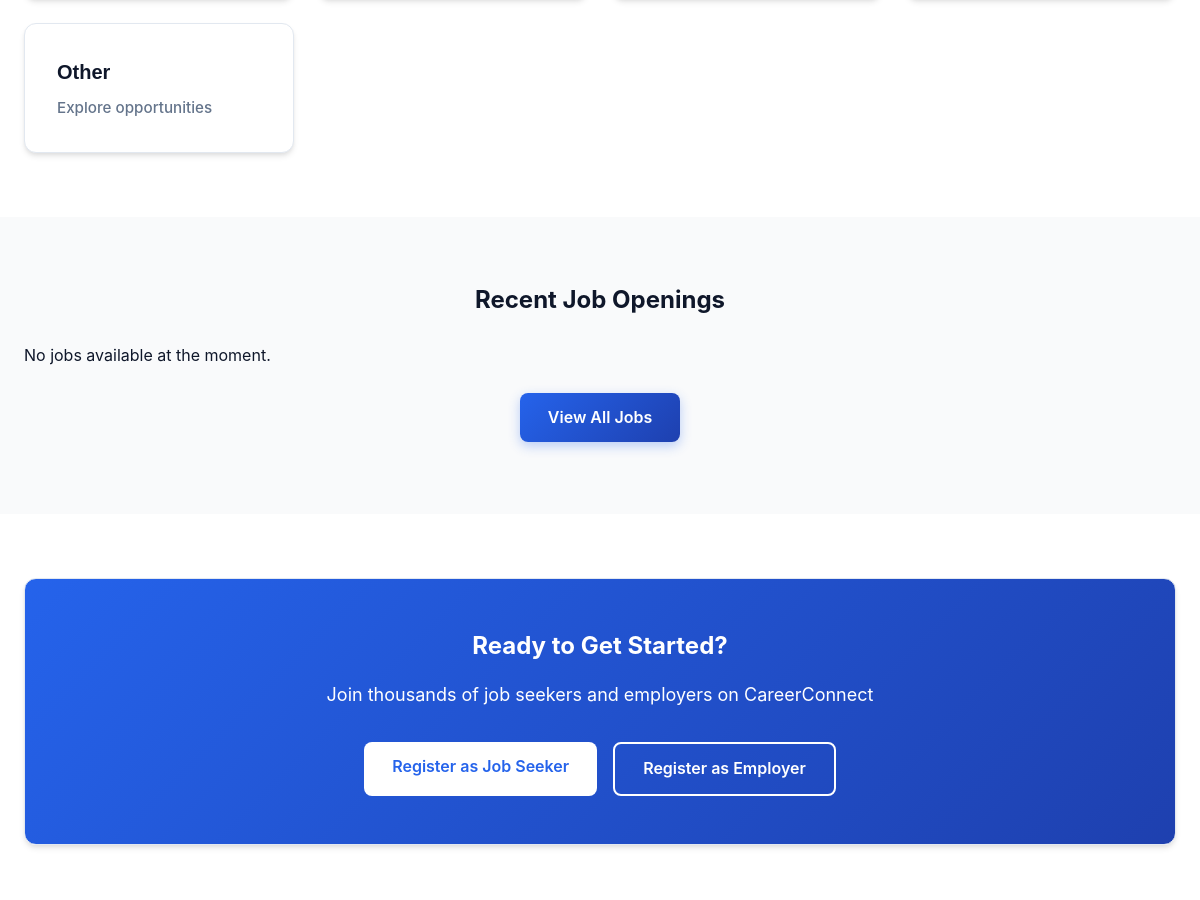
Before: / (middle part) with the older database file.
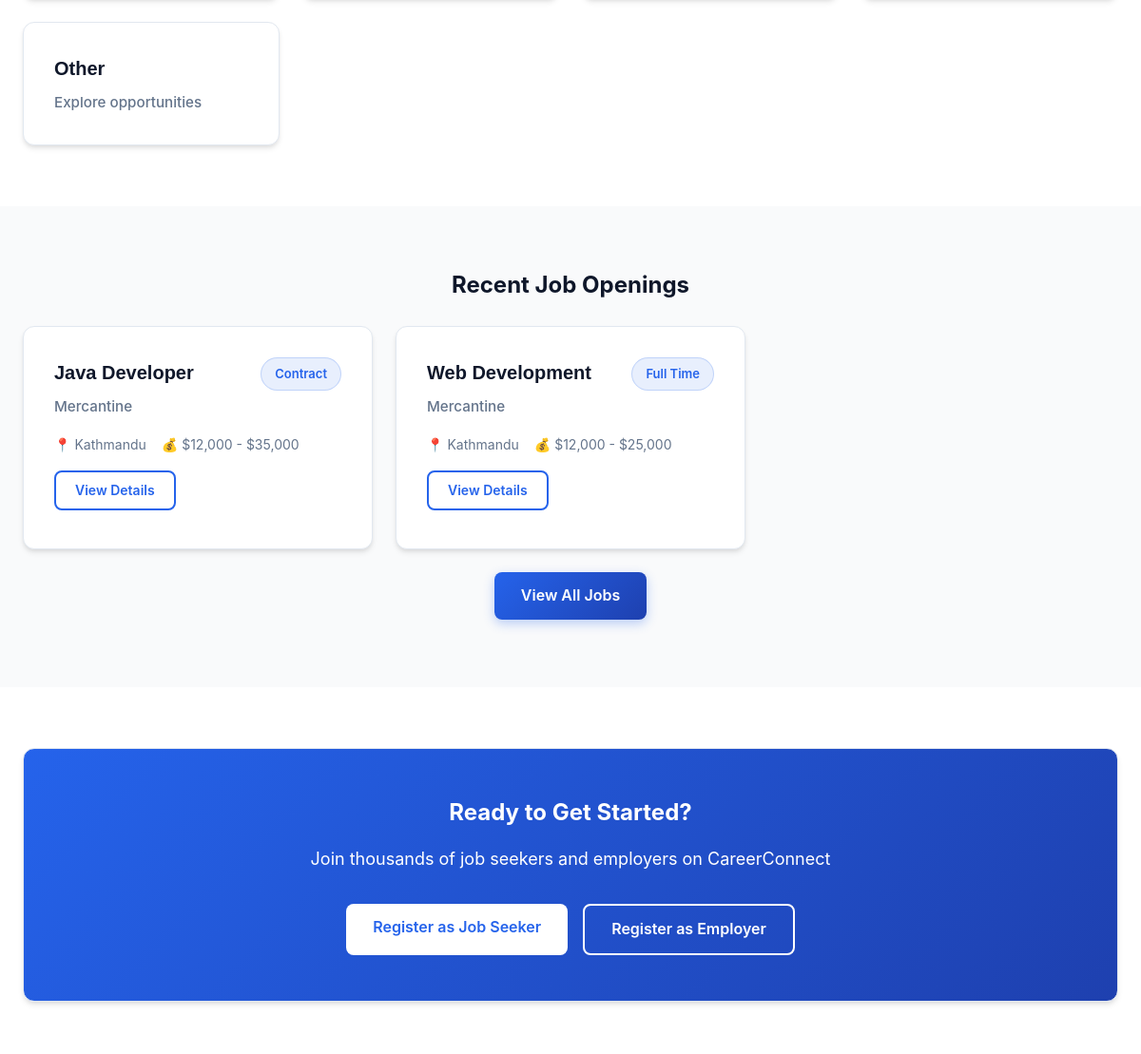
After: the same page with the newer database file.
### jobs/models.py (models this page shows, shortened)
class Job(models.Model):
    JOB_TYPES = (
        ('full-time', 'Full Time'),
        ('part-time', 'Part Time'),
        ('contract', 'Contract'),
        ('internship', 'Internship'),
        ('remote', 'Remote'),
    )
    CATEGORIES = (
        ('it', 'IT & Software'),
        ('business', 'Business'),
        ('finance', 'Finance'),
        ('marketing', 'Marketing'),
        ('sales', 'Sales'),
        ('healthcare', 'Healthcare'),
        ('education', 'Education'),
        ('engineering', 'Engineering'),
        ('other', 'Other'),
    )
    employer = models.ForeignKey(User, on_delete=models.CASCADE, related_name='jobs_posted')
    title = models.CharField(max_length=200)
    company_name = models.CharField(max_length=200)
    company_logo = models.ImageField(upload_to='job_logos/', blank=True, null=True)
    description = models.TextField()
    responsibilities = models.TextField()
    requirements = models.TextField()
    category = models.CharField(max_length=50, choices=CATEGORIES)
    job_type = models.CharField(max_length=20, choices=JOB_TYPES)
    location = models.CharField(max_length=100)
    salary_min = models.DecimalField(max_digits=10, decimal_places=2, blank=True, null=True)
    salary_max = models.DecimalField(max_digits=10, decimal_places=2, blank=True, null=True)
    experience_required = models.IntegerField(default=0, help_text="Years of experience")
    skills_required = models.TextField(help_text="Comma separated skills")
    is_active = models.BooleanField(default=True)
    posted_date = models.DateTimeField(default=timezone.now)
    deadline = models.DateField(blank=True, null=True)
    created_at = models.DateTimeField(auto_now_add=True)
    updated_at = models.DateTimeField(auto_now=True)
    class Meta:
        ordering = ['-posted_date']
    def salary_range(self):
        if self.salary_min and self.salary_max:
            return f"${self.salary_min:,.0f} - ${self.salary_max:,.0f}"
        elif self.salary_min:
            return f"${self.salary_min:,.0f}+"
        return "Negotiable"

### jobs/views.py (the view, shortened to what this page needs)
# urls.py: path('', views.home, name='home'),
def home(request):
    recent_jobs = Job.objects.filter(is_active=True).order_by('-posted_date')[:6]
    job_categories = Job.CATEGORIES
    recommended_jobs = []
    return render(request, 'home.html', {
        'recent_jobs': recent_jobs,
        'job_categories': job_categories,
        'recommended_jobs': recommended_jobs,
    })

### jobs/templates/home.html (shortened to what this page needs)
{% extends 'base.html' %}
{% block content %}
<section class="py-4">
    <div class="container">
        <div class="grid grid-4">
            {% for code, name in job_categories %}
                <a href="{% url 'jobs:job_listings' %}?category={{ code }}" class="card" style="text-decoration: none; color: inherit;">
                    <h3 class="card-title">{{ name }}</h3>
                    <p class="card-subtitle">Explore opportunities</p>
                </a>
            {% endfor %}
        </div>
    </div>
</section>
<section class="py-4" style="background-color: #f9fafb;">
    <div class="container">
        <h2 class="text-center mb-3">Recent Job Openings</h2>
        <div class="grid grid-3">
            {% for job in recent_jobs %}
                <div class="card">
                    <div class="card-header">
                        <div>
                            <h3 class="card-title">{{ job.title }}</h3>
                            <p class="card-subtitle">{{ job.company_name }}</p>
                        </div>
                        <span class="tag tag-primary">{{ job.get_job_type_display }}</span>
                    </div>
                    <div class="job-meta mb-2">
                        <span class="job-meta-item">📍 {{ job.location }}</span>
                        <span class="job-meta-item">💰 {{ job.salary_range }}</span>
                    </div>
                    <a href="{% url 'jobs:job_detail' job.id %}" class="btn btn-outline btn-small">View Details</a>
                </div>
            {% empty %}
                <p>No jobs available at the moment.</p>
            {% endfor %}
        </div>
        <div class="text-center mt-3">
            <a href="{% url 'jobs:job_listings' %}" class="btn btn-primary">View All Jobs</a>
        </div>
    </div>
</section>
<section class="py-4">
    <div class="container">
        <div class="card" style="background: linear-gradient(135deg, #2563eb 0%, #1e40af 100%); color: white; text-align: center; padding: 3rem;">
            <h2 style="color: white; margin-bottom: 1rem;">Ready to Get Started?</h2>
            <p style="font-size: 1.125rem; margin-bottom: 2rem;">Join thousands of job seekers and employers on CareerConnect</p>
            <div style="display: flex; gap: 1rem; justify-content: center; flex-wrap: wrap;">
                {% if not user.is_authenticated %}
                    <a href="{% url 'jobs:register' %}" class="btn" style="background: white; color: #2563eb;">Register as Job Seeker</a>
                    <a href="{% url 'jobs:register' %}" class="btn btn-outline" style="border-color: white; color: white;">Register as Employer</a>
                {% else %}
                    {% if user.profile.user_type == 'seeker' %}
                        <a href="{% url 'jobs:job_listings' %}" class="btn" style="background: white; color: #2563eb;">Browse Jobs</a>
                    {% else %}
                        <a href="{% url 'jobs:post_job' %}" class="btn" style="background: white; color: #2563eb;">Post a Job</a>
                    {% endif %}
                {% endif %}
            </div>
        </div>
    </div>
</section>
{% endblock %}

Changed rows visible on the page:
added Job: title "Java Developer", company_name "Mercantine", job_type "Contract", location "Kathmandu", salary_range "$12,000 - $35,000"
added Job: title "Web Development", company_name "Mercantine", job_type "Full Time", location "Kathmandu", salary_range "$12,000 - $25,000"
Other visible differences:
text no longer shown: "No jobs available at the moment."
